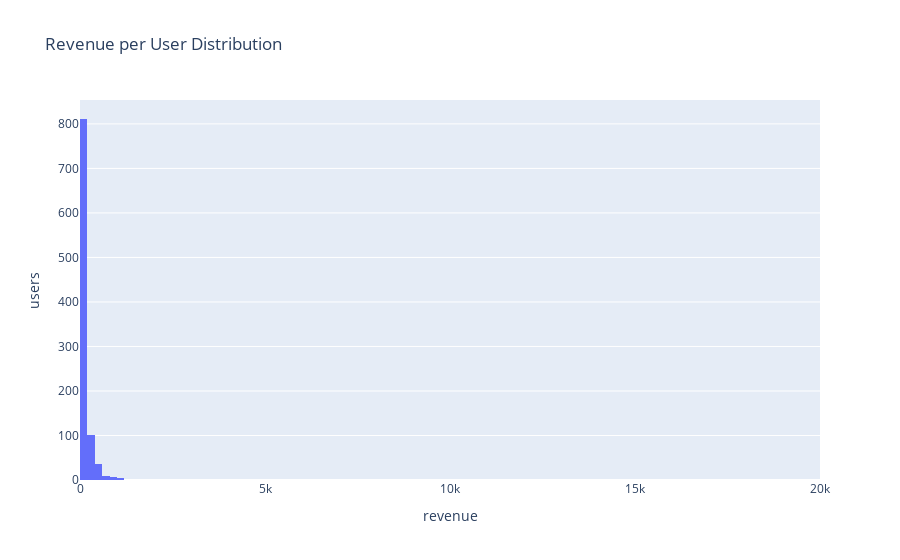

The cell this chart's notebook holds for it:
### Code cell
# Plot the distribution of revenue per user
fig = px.histogram(revenue_per_user['revenue'],
                   x = 'revenue',
                   title = 'Revenue per User Distribution',
                   nbins = 100)
# Update the y-axis label
fig.update_yaxes(title_text= 'users')
fig.show()

### Figure 1 — Plotly figure (JSON) as saved in the notebook; plotly's stock layout.template omitted (floating-point values rounded to 4 significant figures; data arrays with more than 128 entries replaced by an {"elided": "..."} marker saying what was removed)
{"data": [{"alignmentgroup": "True", "bingroup": "x", "hovertemplate": "revenue=%{x}<br>count=%{y}<extra></extra>", "legendgroup": "", "marker": {"color": "#636efa", "pattern": {"shape": ""}}, "name": "", "nbinsx": 100, "offsetgroup": "", "orientation": "v", "showlegend": false, "type": "histogram", "x": {"elided": "973 float values"}, "xaxis": "x", "yaxis": "y"}], "layout": {"barmode": "relative", "legend": {"tracegroupgap": 0}, "title": {"text": "Revenue per User Distribution"}, "xaxis": {"anchor": "y", "domain": [0, 1], "title": {"text": "revenue"}}, "yaxis": {"anchor": "x", "domain": [0, 1], "title": {"text": "users"}}}}
